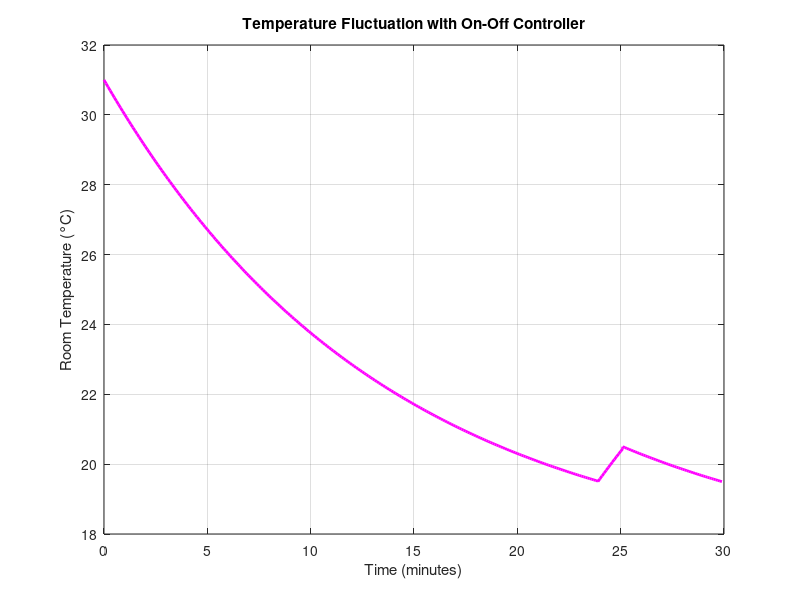

Write MATLAB code to recreate this figure.
U = 0.13;
A = 242;
m = 10 * 8 * 4.5 * 1.18;
c = 1;
K1 = 17.1561;
theta_set = 20;
theta_low = theta_set - 0.5;
theta_high = theta_set + 0.5;

tau = (m * c) / (U * A);

t1 = 0:0.1:23.98;
t2 = 0:0.1:1.25;
t3 = 0:0.1:4.8;

theta1 = (31 - K1) * exp(-U*A*t1/(m*c)) + K1;
theta2 = (theta_low - 30.57) * exp(-U*A*t2/(m*c)) + 30.57;
theta3 = (theta_high - K1) * exp(-U*A*t3/(m*c)) + K1;

t_total = [t1, t1(end)+t2, t1(end)+t2(end)+t3];
theta_total = [theta1, theta2, theta3];

figure;
plot(t_total, theta_total, 'm', 'LineWidth', 2);
xlabel('Time (minutes)');
ylabel('Room Temperature (°C)');
title('Temperature Fluctuation with On-Off Controller');
grid on;
